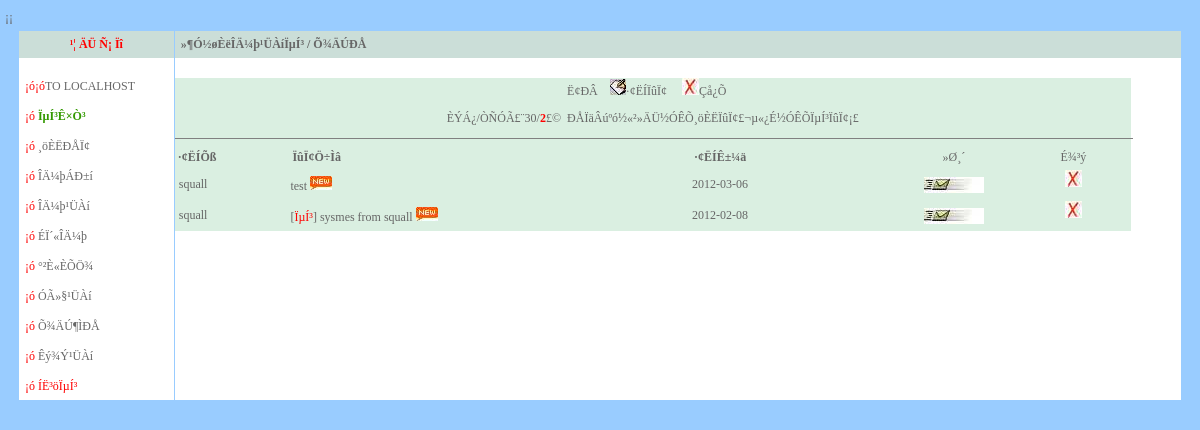
Page /sitemail.php (signed in) on the committed database.
### tables this page shows
CREATE TABLE `sitemessage` (
  `id` bigint(20) NOT NULL AUTO_INCREMENT,
  `messageFrom` bigint(20) NOT NULL,
  `messageTo` bigint(20) NOT NULL,
  `messageTitle` varchar(30) NOT NULL,
  `messageContent` varchar(200) NOT NULL,
  `messageTime` date NOT NULL,
  `isFromSys` char(1) NOT NULL DEFAULT '0',
  `isRead` char(1) NOT NULL DEFAULT '0',
  PRIMARY KEY (`id`)
);

CREATE TABLE `user` (
  `id` bigint(20) NOT NULL AUTO_INCREMENT,
  `userName` varchar(10) NOT NULL DEFAULT '',
  `password` char(32) NOT NULL,
  `chineseName` varchar(20) DEFAULT NULL,
  `company` varchar(50) DEFAULT NULL,
  `phoneNumber` varchar(20) DEFAULT NULL,
  `userRight` varchar(20) DEFAULT NULL,
  `secretKey` varchar(32) DEFAULT NULL,
  `emailAddr` varchar(30) DEFAULT NULL,
  PRIMARY KEY (`id`)
);

### sitemail.php (the view, shortened to what this page needs)
<?
$title = "Õ¾ÄÚÐÅ";
require ("global.php");
extract($_POST);
$page = $_GET['page'];
if (empty ($page))
	$page = 1;
settype($page, integer);
$perpage = 30;
print "<tr><td bgcolor=#CBDED8 colspan=3><b>$xtm/ $title</b> </td></tr>";
?>
<center><table width="95%">
       <tr>
<table  width="95%" border="0" cellspacing="0" cellpadding="0">
        <tr>
          <td height="20">&nbsp;</td>
        </tr>
        <tr bgcolor="#DAEFE1">
          <td height="20">
<center><a href="javascript:history.go(0)">Ë¢ÐÂ</a>  &nbsp;&nbsp;<a href="javascript:void(1)" onClick="window.open ('writemail.php','','top=100,left=0,width=700,height=465,status=no,resizable=yes,scrollbars=yes');">
<img src="images/write.gif" border=0>·¢ËÍÏûÏ¢</a>&nbsp;&nbsp;&nbsp;&nbsp; <a href="<?php $thisprog ?>?del=all"  OnClick="JavaScript: if(confirm('È·ÊµÒªÇå¿ÕÐÅÏäÂð£¿')) return true; else return false;"><img src="images/fol-over.jpg" border=0>Çå¿Õ</a>&nbsp;&nbsp;&nbsp;&nbsp;
<?
$countMessages = 0;
$messages = mysql_query("SELECT * FROM sitemessage where messageTo='$_SESSION[userId]'") or die('Query failed: ' . mysql_error());
while ($line = mysql_fetch_array($messages, MYSQL_ASSOC)) {
	$countMessages = $countMessages +1;
}
if ($countMessages != 0) {
	if ($maxpageno <= 1)
		echo "<p>ÈÝÁ¿/ÒÑÓÃ£¨$mailn/<font color=red><b>{$countMessages}</b></font>£©";
	echo "&nbsp;&nbsp;ÐÅÏäÂúºó½«²»ÄÜ½ÓÊÕ¸öÈËÏûÏ¢£¬µ«¿É½ÓÊÕÏµÍ³ÏûÏ¢¡£";
?>
</center>
<hr size="1" noshade align="center" width="100%"><table bgcolor="#DAEFE1" width="100%" border="0" cellspacing="0" cellpadding="0">
          <tr bgcolor="#DAEFE1" >
          	<td width="12%" height="24"><div align="left"><strong>&nbsp;·¢ËÍÕß</strong></div></td>
          	<td width="42%"><div align="left"><strong>&nbsp;ÏûÏ¢Ö÷Ìâ</strong></div></td>
          	<td width="21%"><div align="left"><strong>&nbsp;·¢ËÍÊ±¼ä</strong></div></td>
          	<td width="13%"><div align="left" class="STYLE2">
          	  <div align="center">»Ø¸´</div>
          	</div></td>
            <td width="12%"><div align="left" class="STYLE2">
              <div align="center">É¾³ý</div>
            </div></td>
          </tr>
          </table></td>
        </tr>
        <tr bgcolor="#DAEFE1"><td >
<?
	if ($countMessages != 0) {
		$pagemin = min(($page -1) * $perpage, $countMessages -1);
		$messages = mysql_query("SELECT * FROM sitemessage where messageTo='$_SESSION[userId]'") or die('Query failed: ' . mysql_error());
		$i = 0;
		while ($message = mysql_fetch_array($messages, MYSQL_ASSOC)) {
			if ($i >= $pagemin) {
?>
<table width="100%" border="0" cellspacing="0" cellpadding="1">
  <tr>
<td width="12%"><div align="left"><span>&nbsp;<?php $items=mysql_query("select * from user where id='$message[messageFrom]'") or die (mysql_error()); $item=mysql_fetch_object($items); echo $item->userName; ?> </span></div>
<td width="42%"><div align="left"><? if($message[isFromSys]==1)echo"[<font color=#FF0000 title=ÏµÍ³ÏûÏ¢>ÏµÍ³</font>]";?>
<a href="mailview.php?messageId=<?=$message[id];?>">
      <?=$message[messageTitle];?>
      </a>
      <?
				if (($message[isRead]) == 0) {
					echo "<img src=images/new.gif title=Î´ÔÄ¶ÁµÄ¸öÈËÏûÏ¢>";
				}
?>
    </div>
<td width="21%"><div align="left"><?=$message[messageTime];?></div>
<td width="13%"><div align="center"><a href="javascript:void(3)" onClick="window.open ('writemail.php?recname=<?=$message[messageFrom]?>','','top=100,left=0,width=700,height=465,status=no,resizable=yes,scrollbars=yes');" title="¸ø <?=$message[messageFrom]?> »ØÐÅ"><img src="images/mail.gif" border=0></a></div></td>
<td width="12%"> <div align="center"><form><a href="<?php $thisprog ?>?del=<?php $message[id] ?>" OnClick="JavaScript: if(confirm('È·ÊµÒªÉ¾³ý¸ÃÌõÏûÏ¢Âð£¿')) return true; else return false;"><img src="images/fol-over.jpg" border=0></a></form></div></td>
  </tr>
</table>
<?
			}
			$i = $i +1;
		}
	}
} else
	echo "<br /><br /><br /><center><font color=blue>ÔÝÎÞ¸öÈËÏûÏ¢";
?></td>
        </tr></form>
      </table>

### images/cs.css (style rules this page uses)
A { TEXT-DECORATION: none }
A:link { COLOR: #666666; FONT-FAMILY: ����; TEXT-DECORATION: none }
body { font-size: 12px; color: #666666; font-family: ����; line-height:200%; scrollbar-face-color: #e8e7e7; scrollbar-highlight-color: #ffffff; scrollbar-shadow-color: #ffffff; scrollbar-3dlight-color: #cccccc; scrollbar-arrow-color: #ff6600; scrollbar-track-color: #EFEFEF; scrollbar-darkshadow-color: #b2b2b2; scrollbar-base-color: #000000 }
TABLE { FONT-FAMILY: ����; FONT-SIZE: 9pt }

### rows in the picture
sitemessage: user.userName "squall", messageTitle "test", messageTime "2012-03-06"
sitemessage: user.userName "squall", isFromSys "ÏµÍ³", messageTitle "sysmes from squall", messageTime "2012-02-08"

### other values in the picture
$xtm "»¶Ó­½øÈëÎÄ¼þ¹ÜÀíÏµÍ³"
$title "Õ¾ÄÚÐÅ"
$mailn "30"
$countMessages "2"
